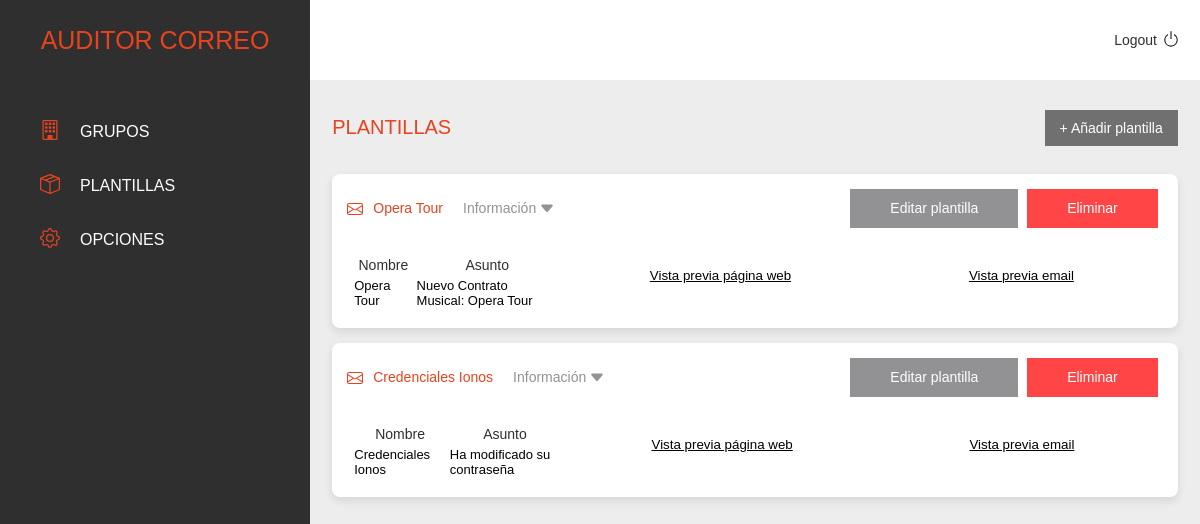
The app's page /plantillas (signed in) with its own data.
### backend/plantillas/models.py (models this page shows, shortened)
class Plantillas(models.Model):
    OPCIONES = [
        ('phishing', 'phishing'),
        ('acceso', 'acceso'),
    ]
    id = models.AutoField(primary_key=True)
    tipo = models.CharField(max_length=20, choices=OPCIONES)
    nombre = models.CharField(max_length=50)
    asunto = models.CharField(max_length=100)
    mensaje = models.TextField()
    imagen = models.ImageField(upload_to='imagenes')
    plantilla = models.TextField()
    redireccion = models.CharField(max_length=200, null=True, blank=True)
    pdf = models.FileField(upload_to='imagenes', null=True, blank=True)
    emisor = models.ForeignKey(Emisores, on_delete=models.CASCADE)
    propietario = models.ForeignKey(User, null=True, on_delete=models.CASCADE)

### backend/plantillas/views.py (the view, shortened to what this page needs)
# urls.py: path('plantillas', views.index, name='plantillas'),
@login_required(login_url='/accounts/login/')
def index(request):
    if request.method == 'GET':
        datos = obtener_datos_plantillas(request)
        data = {
            'datos' : datos
        }
    else:
        data = obtener_datos_plantillas(request)
        data = {
            'datos' : datos
        }
    return render(request, 'backend/plantillas/index.html', data)

### backend/plantillas/views.py (called while the page is built)
@login_required(login_url='/accounts/login/')
def obtener_datos_plantillas(request):
    usuario = User.get_username(request.user)
    datos = list(Plantillas.objects.filter(propietario__username=usuario))
    return datos

### templates/backend/plantillas/index.html (shortened to what this page needs)
{% extends "backend/base.html" %}
{% load static %}
{% block content %}
<div class="titleOptions">
    <h1 class="sectionTitle uppercase">PLANTILLAS</h1>
    <a href="{% url 'añadir-plantilla' %}"><button class="addNewItem" >+ Añadir plantilla</button></a>
</div>
{% for i in datos %}
    <div class="box">
        <div class="box-header">
            <div class="box-header-info">
                <div><img class="mail-icon" src="{% static 'images/frontend/icons/mail.svg' %}"></div>
                <div><h6 class="orange email-text">{{ i.nombre }}</h6></div>
                <div id="drop-icon-{{ forloop.counter }}" class="drop-icon" onclick="dropIconPress('{{ forloop.counter }}')">
                    <div>
                        <span class="subtitle"><h6>Información</h6></span>
                        <img id="drop-down-{{ forloop.counter }}" class="drop-down icon" src="{% static 'images/frontend/correos/drop-down.svg' %}">
                    </div>
                </div>
            </div>
            <div>
                <a href="{% url 'editar-plantilla' id=i.id %}"><button class="button blue-btn"><h6>Editar plantilla</h6></button></a>
                <button onclick="toggleModal('delete{{ i.id }}') "class="button red-btn"><h6>Eliminar</h6></button>
            </div>
        </div>
        <div class="box-body box-body-left">
            <div class="pc-box">
                <div id="pc-options-box-{{ forloop.counter }}" class="pc-options-box">
                    {% block tabla %}
                    {% include 'backend/plantillas/tabla-plantilla.html' %}
                    {% endblock %}
                    <div class="previewWrapper">
                        <div class="previewTemplateButtons">
                            <button class="previewTitle" onclick="showPreview('previewContent', '{{i.id}}')"> Vista previa página web </button>
                            <button class="previewTitle" onclick="showPreview('previewEmail', '{{i.id}}')"> Vista previa email </button>
                        </div>
                    </div>
                </div>
            </div>
        </div>
    </div>
    {% endfor %}
    {% endblock %}

### templates/backend/plantillas/tabla-plantilla.html
{% load static %}
<table id="credenciales">
    <tr>
        <th> </th>
        <th><h6>Nombre</h6></th>
        <th><h6>Asunto</h6></th>
    </tr>
            <tr>
                <td></td>
                <td>{{ i.nombre }}</td>
                <td>{{ i.asunto }}</td>
            </tr>
</table>

### templates/static/css/frontend/index.css (style rules this page uses)
:root { --color-orange: #E7431F; --color-red: #FF4545; --color-grey-hard: #707070; --color-grey: #929294; --color-grey-soft: #EDEDED; --color-grey-mid: #424242; --color-black: #2F2F2F; --color-white: #ffffff; }
* { font-family: Poppins,sans-serif; }
body { background-color: var(--color-grey-soft); margin: 0; display: flex; min-height: 100vh; }
a { text-decoration: none; }
h1 { color: #fff; text-transform: uppercase; font-weight: 300; font-size: 20px; display: inline; }
h6 { color: var(--color-black); line-height: 1.2; font-size: 14px; margin: 0; font-family: Poppins,sans-serif; white-space: nowrap; text-decoration: none; font-weight: 300; display:inline; }
.orange { color: var(--color-orange) !important; }
.uppercase { text-transform: uppercase; }
.titleOptions { display: flex; justify-content: space-between; align-items: center; width: 95%; margin-top: 15px; }
.addNewItem { background-color: var(--color-grey-hard); color: var(--color-white); border: none; padding: 10px 15px; font-size: 14px; font-weight: 500; cursor: pointer; }

### templates/static/css/frontend/correos.css (style rules this page uses)
.box { width: 95%; background: var(--color-white); margin-top: 15px; border-radius: 8px; box-shadow: 0px 4px 10px rgba(0, 0, 0, 0.1); }
.box-header { padding: 15px 15px 0; display: flex; justify-content: space-between; }
.box-header-info { display: flex; align-items: center; }
.email-text { margin-right: 20px; }
.box-body { padding: 15px; display: flex; justify-content: center; align-items: center; flex-wrap: wrap; }
.box-body-left { justify-content: flex-start; }
.pc-box { width: 100%; font-size: 13px; }
.pc-box > div, .pc-box > a > div { display: flex; align-items: center; }
.pc-box > div { justify-content: flex-end; width: 100%; }
.pc-options-box { display: block; width: 100%; margin-top: 10px; }
.icon { vertical-align: bottom; margin-left: 3px; filter: invert(72%) sepia(1%) saturate(1658%) hue-rotate(204deg) brightness(84%) contrast(70%); }
.drop-icon { cursor: pointer; display: flex; justify-content: flex-end; width: 100%; color: white !important; }
.drop-icon .subtitle h6 { color: var(--color-grey); }
.drop-icon > div { display: flex; }
.button { margin-right: 5px; border: 0; padding: 11px 40px; color: white; cursor: pointer; }
.button h6 { color: var(--color-white); }
.blue-btn { background-color: var(--color-grey); }
.red-btn { background-color: var(--color-red); }
.mail-icon { filter: invert(35%) sepia(40%) saturate(6440%) hue-rotate(352deg) brightness(95%) contrast(90%); margin-right: 10px; margin-bottom: -3.5px; }

### templates/static/css/frontend/headerEmpresa.css (style rules this page uses)
.subtitle h6 { color: var(--color-gfr) }

### templates/static/css/frontend/header.css (style rules this page uses)
.sectionTitle { color: var(--color-orange); }

### templates/static/css/frontend/plantillas.css (style rules this page uses)
.previewWrapper { width: 100%; height: auto; margin-top: 15px; margin-bottom: 15px; }
.previewTitle { margin-bottom: 15px; border: none; outline: none; background: none; padding: 0px; text-decoration: underline; cursor: pointer; }
.info > div:last-child { margin-bottom: 15px; }
.previewTemplateButtons { width: 100%; display: flex; justify-content: space-around; align-items: center; }

### templates/backend/plantillas/index.html (style rules this page uses)
body { margin: 0 !important; padding: 0 !important; }

### records on screen
Plantillas: nombre "Opera Tour", asunto "Nuevo Contrato Musical: Opera Tour"
Plantillas: nombre "Credenciales Ionos", asunto "Ha modificado su contraseña"
